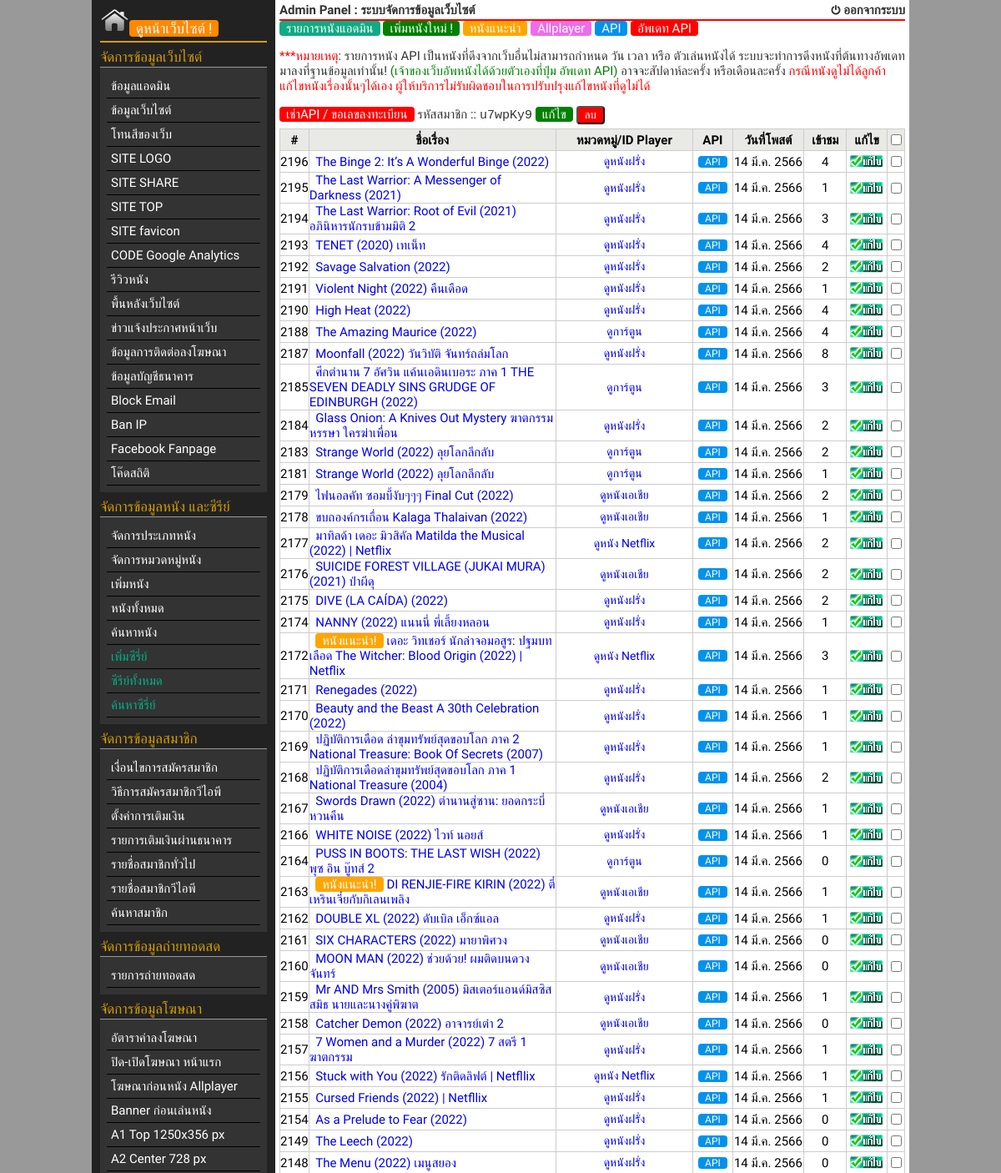
The page /admin_s3/list-admin-movie.php (signed in, upper part) on the database its author committed.
### tables this page shows
CREATE TABLE `register_movie` (
  `id` int(11) NOT NULL AUTO_INCREMENT,
  `register` varchar(20) NOT NULL,
  `host` varchar(200) NOT NULL,
  PRIMARY KEY (`id`)
);

CREATE TABLE `post` (
  `id` int(11) NOT NULL AUTO_INCREMENT,
  `cate_id` smallint(2) NOT NULL,
  `m_id` int(6) NOT NULL,
  `title` varchar(255) NOT NULL,
  `short_detail` varchar(255) NOT NULL,
  `detail` text NOT NULL,
  `img` text NOT NULL,
  `link_youtube` varchar(100) NOT NULL,
  `file_vdo` varchar(100) NOT NULL,
  `post_date` date NOT NULL DEFAULT '0000-00-00',
  `comment` int(2) NOT NULL,
  `view` int(11) NOT NULL,
  `sticky` int(2) NOT NULL,
  `google_drive` text NOT NULL,
  `movie` varchar(10) NOT NULL,
  `tag` int(11) NOT NULL,
  `projection` int(11) NOT NULL,
  `imdb` varchar(11) NOT NULL,
  `link_allplayer` text NOT NULL,
  `link_gdrive` text NOT NULL,
  `meta_tiele` text NOT NULL,
  `meta_description` text NOT NULL,
  `meta_keyword` text NOT NULL,
  `link_m3u8` text NOT NULL,
  `post_update` int(11) NOT NULL,
  PRIMARY KEY (`id`)
);

CREATE TABLE `category` (
  `id` int(2) NOT NULL AUTO_INCREMENT,
  `name` varchar(255) NOT NULL,
  `member_access` int(2) NOT NULL,
  `user_access` int(2) NOT NULL,
  `title` text NOT NULL,
  `description` text NOT NULL,
  `keyword` text NOT NULL,
  PRIMARY KEY (`id`)
);

### function/function.php (called while the page is built, shortened)
<?
function rewrite($url)
	{
		$url=str_replace(" ", "-", $url);
		return $url;
	}
?>

### function/datethai.php (called while the page is built)
<?
function DateThai($strDate)
	{
		$strYear = date("Y",strtotime($strDate))+543;
		$strMonth= date("n",strtotime($strDate));
		$strDay= date("j",strtotime($strDate));
		$strMonthCut = Array("","ม.ค.","ก.พ.","มี.ค.","เม.ย.","พ.ค.","มิ.ย.","ก.ค.","ส.ค.","ก.ย.","ต.ค.","พ.ย.","ธ.ค.");
		$strMonthThai=$strMonthCut[$strMonth];
		return "$strDay $strMonthThai $strYear";
	}
?>

### admin_s3/list-admin-movie.php (the view, shortened to what this page needs)
<?php session_start();
include "../inc/config.inc.php";
include "../function/datethai.php";
include "../function/function.php";
    $check_u="select * from register_movie order by id desc limit 1";
    $check_q=mysqli_query($con_db, $check_u);
    $rpre = mysqli_fetch_assoc($check_q);
?>
<!DOCTYPE html PUBLIC "-//W3C//DTD XHTML 1.0 Transitional//EN" "http://www.w3.org/TR/xhtml1/DTD/xhtml1-transitional.dtd">
<html xmlns="http://www.w3.org/1999/xhtml">
<head>
<link rel='stylesheet' type='text/css' href='styles.css' />
</head>
<body>
<table width="980" border="0" align="center" cellpadding="0" cellspacing="0">
  <tr>
    <td width="220" align="center" valign="top" bgcolor="#222222"><? include "menu.php"; ?></td>
    <td width="760" align="center" valign="top" bgcolor="#FFFFFF"><table width="750" border="0" align="center" cellpadding="0" cellspacing="0">
      <tr>
        <td height="25" style="border-bottom:2px solid #FF0000;"><table width="750" border="0" align="center" cellpadding="0" cellspacing="0">
          <tr>
            <td width="500"><table width="500" border="0" align="center" cellpadding="0" cellspacing="0">
              <tr>
                <td align="left" id="font-main" style="font-weight:bold; color:#333333;">Admin Panel : ระบบจัดการข้อมูลเว็บไซต์ </td>
              </tr>
            </table></td>
            <td width="250"><table width="250" border="0" align="center" cellpadding="0" cellspacing="0">
              <tr>
                <td width="175" align="right"><img src="img/Power-Shutdown.png" width="16" height="16" /></td>
                <td width="75" align="right" id="font-main"><a href="logout.php" style="font-weight:bold; color:#333333;">ออกจากระบบ</a></td>
              </tr>
            </table>
              </td>
          </tr>
        </table></td>
      </tr>
      <tr>
        <td><table width="750" border="0" align="center" cellpadding="0" cellspacing="0">
            <tr>
              <td height="25" align="left" id="font-main" style="color:#333333;"><p>
  <a href="list-admin-movie.php"class="w3-tag"style="background-color: #0fab84;"> รายการหนังแอดมิน</a>
  <a href="add-movie.php"><span class="w3-tag"style="background-color: green;">เพิ่มหนังใหม่ !</span></a>
  <a href="list-hot-movie.php" class="w3-tag"style="background-color: orange;">หนังแนะนำ</a>
  <a href="list-allplayer-movie.php" class="w3-tag"style="background-color: #ed6deb;">Allplayer</a>
  <a href="list-api-movie.php" class="w3-tag"style="background-color: #0092ed;">API</a>
                    <? if($rpre['host']!='' and $rpre['register']!='null'){ ?>
                        <a href="update_movie.php" class="w3-tag" style="background-color: red;">อัพเดท API</a>
                    <? }else{?>
                        <a href="#" class="w3-tag" style="background-color: red;" disabled>อัพเดท API</a>
                    <? }
                    ?>
                <p>
<span style="color: red;">***หมายเหตุ</span>: รายการหนัง API เป็นหนังที่ดึงจากเว็บอื่นไม่สามารถกำหนด วัน เวลา หรือ ตัวเล่นหนังได้ ระบบจะทำการดึงหนังที่ต้นทางอัพเดทมาลงที่ฐานข้อมูลเท่านั้น! <span style="color:green;">(เจ้าของเว็บอัพหนังได้ด้วยตัวเองที่ปุ่ม อัพเดท API) </span> อาจจะสัปดาห์ละครั้ง หรือเดือนละครั้ง <span style="color: red;">กรณีหนังดูไม่ได้ลูกค้าแก้ไขหนังเรื่องนั้นๆได้เอง ผู้ให้บริการไม่รับผิดชอบในการปรับปรุงแก้ไขหนังที่ดูไม่ได้</span></p>
<a href="https://line.me/ti/p/@dxk4743k"target="_blank"class="w3-tag" style="background-color: red;">เช่าAPI / ขอเลขลงทะเบียน</a>
<? if($rpre['host']!='' and $rpre['register']!='null'){ ?>
รหัสสมาชิก :: <code><? echo $rpre['register'];?></code> <a href="list-admin-movie.php?edit_register=<? echo $rpre['id'];?>"class="w3-tag" style="background-color: green;">แก้ไข </a> <button type="button" class="w3-tag" onClick="window.location='list-admin-movie.php?del_register=<? echo $rpre['id'];?>'" style="background-color: red;">ลบ</button>
                        <?} if(isset($_GET['edit_register'])){?>
                            <p>
                            <div class="container-fluid">
                                <form action="update_movie.php?up_register=<? echo $_GET['edit_register'];?>" role="form" method="post" enctype="multipart/form-data">
                                    <div class="col-lg-6 form-group">
                                        <div class="input-group">
                                            <input type="text" class="form-control" name="register" placeholder="รหัสสมาชิกอัพเดท API" value="<? echo $rpre['register'];?>" required>
                                            <span class="input-group-addon"><span class="glyphicon glyphicon-asterisk"></span></span>
                                        </div>
                                    </div>
                                    <div class="col-lg-6 form-group">
                                        <input type="submit" name="submit" id="submit" value="ลงทะเบียน API" class="btn btn-success">
                                    </div>
                                </form>
                            </div>
                            </p>
                        <? } if($rpre['register']=='null'){ ?>
                            <p>
                            <div class="container-fluid">
                                <form action="update_movie.php?up_register=<? echo $rpre['id'];?>" role="form" method="post" enctype="multipart/form-data">
                                    <div class="col-lg-6 form-group">
                                        <div class="input-group">
                                            <input type="text" class="form-control" name="register" placeholder="รหัสสมาชิกอัพเดท API" required>
                                            <span class="input-group-addon"><span class="glyphicon glyphicon-asterisk"></span></span>
                                        </div>
                                    </div>
                                    <div class="col-lg-6 form-group">
                                        <input type="submit" name="submit" id="submit" value="ลงทะเบียน API" class="btn btn-success">
                                    </div>
                                </form>
                            </div>
                            </p>
                        <? } ?>
              </td>
            </tr>
            <tr>
              <td align="center"><form action="del-admin-movie.php" method="post" name="frmMain" id="frmMain" onsubmit="return onDelete();">
                <table width="750" border="0" align="center" cellpadding="0" cellspacing="0">
                  <tr>
                    <td align="center"><table width="100%" border="0" align="center" cellpadding="0" cellspacing="0">
                      <tr>
                        <td height="5"></td>
                      </tr>
                    </table>
                      <table width="750" border="0" align="center" cellpadding="0" cellspacing="1" bgcolor="#CCCCCC">
                        <tr>
                          <td width="20" height="25" align="center" bgcolor="#E9E9E6" style=" font-size:15px; font-weight:bold;">#</td>
                          <td width="350" height="25" align="center" bgcolor="#E9E9E6" style=" font-size:15px; font-weight:bold;">ชื่อเรื่อง</td>
                          <td width="150" height="25" align="center" bgcolor="#E9E9E6" style=" font-size:15px; font-weight:bold;">หมวดหมู่/ID Player</td>
                          <td width="50" height="25" align="center" bgcolor="#E9E9E6" style=" font-size:15px; font-weight:bold;">API</td>
                          <td width="100" height="25" align="center" bgcolor="#E9E9E6" style=" font-size:15px; font-weight:bold;">วันที่โพสต์</td>
                          <td width="60" height="25" align="center" bgcolor="#E9E9E6" style=" font-size:15px; font-weight:bold;">เข้าชม</td>
                          <td width="50" height="25" align="center" bgcolor="#E9E9E6" style=" font-size:15px; font-weight:bold;">แก้ไข</td>
                          <td width="20" height="25" align="center" bgcolor="#E9E9E6"><input name="CheckAll" type="checkbox" id="CheckAll" value="Y" onclick="ClickCheckAll(this);" /></td>
                        </tr>
<?php
$q="SELECT id, cate_id, title, post_date, view, sticky, movie, link_allplayer, link_m3u8 FROM `post` WHERE m_id='$_SESSION[m_id]' and google_drive <> 'series' ";
$q.=" ORDER BY id DESC ";
$e_page=100;
$q.=" LIMIT ".$_GET['s_page'].",$e_page";
$qr=mysqli_query($con_db, $q);
		$i = 0;
		while($objResult = mysqli_fetch_row($qr)){
		$posturl=rewrite($objResult[2]);
		$i++;
		$scate="SELECT name FROM `category` WHERE id='$objResult[1]'";
		$recate=mysqli_query($con_db, $scate) or die("ERROR $scate");
		$rcate=mysqli_fetch_row($recate);
		$urlcate=rewrite($rcate[0]);
?>
                        <tr>
                          <td width="20" height="25" align="center" bgcolor="#FFFFFF" style=" font-size:15px;"><?=$objResult[0];?></td>
                          <td width="300" height="25" align="left" bgcolor="#FFFFFF" style=" font-size:15px;">&nbsp;&nbsp;<? if($objResult[5]==1){ ?><span style="color:#FF0000;"><span class="w3-tag w3-red"style="background-color: orange;">หนังแนะนำ!</span></span> <? } ?><a href="../post-<?=$objResult[0];?>/<?=$posturl;?>.html" target="_blank"><?=$objResult[2];?></a>  </td>
                          <td width="200" height="25" align="center" bgcolor="#FFFFFF" style=" font-size:14px;"><a href="../cate-<?=$objResult[1];?>/<?=$urlcate;?>" target="_blank"><?=$rcate[0];?></a>
                          </td>
                          <td width="50" height="25" align="center" bgcolor="#FFFFFF" style=" font-size:12px;">
                            <? if($objResult[8]!=""){ ?>
                               <span class="w3-tag"style="background-color: #0092ed;">API</span>
                            <? } ?>
                            </td>
                          <td width="100" height="25" align="center" bgcolor="#FFFFFF" style=" font-size:15px;"><?=DateThai($objResult[3]);?>
                          </td>
                          <td width="60" height="25" align="center" bgcolor="#FFFFFF" style=" font-size:15px;"><?=$objResult[4];?></td>
                          <td width="50" height="25" align="center" bgcolor="#FFFFFF"><a href="edit-movie.php?id=<?=$objResult[0];?>"><img src="images/edit.gif" width="40" height="15" border="0" /></a></td>
                          <td width="20" height="25" align="center" bgcolor="#FFFFFF"><input type="checkbox" name="chkDel[]" id="chkDel<?=$i;?>" value="<?=$objResult[0];?>" /></td>
                        </tr>
                        <? } ?>
                      </table></td>
                  </tr>
                </table>
              </form></td>
            </tr>
          </table></td>
      </tr>
    </table></td>
  </tr>
</table>
</body>
</html>

### rows shown on the page
register_movie: register "u7wpKy9"
post: id "2196", title "The Binge 2: It’s A Wonderful Binge (2022)", category.name "ดูหนังฝรั่ง", shows "API", post_date "14 มี.ค. 2566", view "4"
post: id "2195", title "The Last Warrior: A Messenger of Darkness (2021)", category.name "ดูหนังฝรั่ง", shows "API", post_date "14 มี.ค. 2566", view "1"
post: id "2194", title "The Last Warrior: Root of Evil (2021) อภินิหารนักรบข้ามมิติ 2", category.name "ดูหนังฝรั่ง", shows "API", post_date "14 มี.ค. 2566", view "3"
post: id "2193", title "TENET (2020) เทเน็ท", category.name "ดูหนังฝรั่ง", shows "API", post_date "14 มี.ค. 2566", view "4"
post: id "2192", title "Savage Salvation (2022)", category.name "ดูหนังฝรั่ง", shows "API", post_date "14 มี.ค. 2566", view "2"
post: id "2191", title "Violent Night (2022) คืนเดือด", category.name "ดูหนังฝรั่ง", shows "API", post_date "14 มี.ค. 2566", view "1"
post: id "2190", title "High Heat (2022)", category.name "ดูหนังฝรั่ง", shows "API", post_date "14 มี.ค. 2566", view "4"
post: id "2188", title "The Amazing Maurice (2022)", category.name "ดูการ์ตูน", shows "API", post_date "14 มี.ค. 2566", view "4"
post: id "2187", title "Moonfall (2022) วันวิบัติ จันทร์ถล่มโลก", category.name "ดูหนังฝรั่ง", shows "API", post_date "14 มี.ค. 2566", view "8"
post: id "2185", title "ศึกตำนาน 7 อัศวิน แค้นเอดินเบอระ ภาค 1 THE SEVEN DEADLY SINS GRUDGE OF EDINBURGH (2022)", category.name "ดูการ์ตูน", shows "API", post_date "14 มี.ค. 2566", view "3"
post: id "2184", title "Glass Onion: A Knives Out Mystery ฆาตกรรมหรรษา ใครฆ่าเพื่อน", category.name "ดูหนังฝรั่ง", shows "API", post_date "14 มี.ค. 2566", view "2"
post: id "2183", title "Strange World (2022) ลุยโลกลึกลับ", category.name "ดูการ์ตูน", shows "API", post_date "14 มี.ค. 2566", view "2"
post: id "2181", title "Strange World (2022) ลุยโลกลึกลับ", category.name "ดูการ์ตูน", shows "API", post_date "14 มี.ค. 2566", view "1"
post: id "2179", title "ไฟนอลคัท ซอมบี้งับๆๆๆ Final Cut (2022)", category.name "ดูหนังเอเชีย", shows "API", post_date "14 มี.ค. 2566", view "2"
post: id "2178", title "ขบถองค์กรเถื่อน Kalaga Thalaivan (2022)", category.name "ดูหนังเอเชีย", shows "API", post_date "14 มี.ค. 2566", view "1"
post: id "2177", title "มาทิลด้า เดอะ มิวสิคัล Matilda the Musical (2022) | Netflix", category.name "ดูหนัง Netflix", shows "API", post_date "14 มี.ค. 2566", view "2"
post: id "2176", title "SUICIDE FOREST VILLAGE (JUKAI MURA) (2021) ป่าผีดุ", category.name "ดูหนังเอเชีย", shows "API", post_date "14 มี.ค. 2566", view "2"
post: id "2175", title "DIVE (LA CAÍDA) (2022)", category.name "ดูหนังฝรั่ง", shows "API", post_date "14 มี.ค. 2566", view "2"
post: id "2174", title "NANNY (2022) แนนนี่ พี่เลี้ยงหลอน", category.name "ดูหนังฝรั่ง", shows "API", post_date "14 มี.ค. 2566", view "1"
post: id "2172", sticky "หนังแนะนำ!", title "เดอะ วิทเชอร์ นักล่าจอมอสูร: ปฐมบทเลือด The Witcher: Blood Origin (2022) | Netflix", category.name "ดูหนัง Netflix", shows "API", post_date "14 มี.ค. 2566", view "3"
post: id "2171", title "Renegades (2022)", category.name "ดูหนังฝรั่ง", shows "API", post_date "14 มี.ค. 2566", view "1"
post: id "2170", title "Beauty and the Beast A 30th Celebration (2022)", category.name "ดูหนังฝรั่ง", shows "API", post_date "14 มี.ค. 2566", view "1"
post: id "2169", title "ปฏิบัติการเดือด ล่าขุมทรัพย์สุดขอบโลก ภาค 2 National Treasure: Book Of Secrets (2007)", category.name "ดูหนังฝรั่ง", shows "API", post_date "14 มี.ค. 2566", view "1"
post: id "2168", title "ปฏิบัติการเดือดล่าขุมทรัพย์สุดขอบโลก ภาค 1 National Treasure (2004)", category.name "ดูหนังฝรั่ง", shows "API", post_date "14 มี.ค. 2566", view "2"
post: id "2167", title "Swords Drawn (2022) ตำนานสู่ซาน: ยอดกระบี่หวนคืน", category.name "ดูหนังเอเชีย", shows "API", post_date "14 มี.ค. 2566", view "1"
post: id "2166", title "WHITE NOISE (2022) ไวท์ นอยส์", category.name "ดูหนังฝรั่ง", shows "API", post_date "14 มี.ค. 2566", view "1"
post: id "2164", title "PUSS IN BOOTS: THE LAST WISH (2022) พุซ อิน บู๊ทส์ 2", category.name "ดูการ์ตูน", shows "API", post_date "14 มี.ค. 2566", view "0"
post: id "2163", sticky "หนังแนะนำ!", title "DI RENJIE-FIRE KIRIN (2022) ตี๋เหรินเจี๋ยกับกิเลนเพลิง", category.name "ดูหนังเอเชีย", shows "API", post_date "14 มี.ค. 2566", view "1"
post: id "2162", title "DOUBLE XL (2022) ดับเบิล เอ็กซ์แอล", category.name "ดูหนังฝรั่ง", shows "API", post_date "14 มี.ค. 2566", view "1"
post: id "2161", title "SIX CHARACTERS (2022) มายาพิศวง", category.name "ดูหนังเอเชีย", shows "API", post_date "14 มี.ค. 2566", view "0"
post: id "2160", title "MOON MAN (2022) ช่วยด้วย! ผมติดบนดวงจันทร์", category.name "ดูหนังเอเชีย", shows "API", post_date "14 มี.ค. 2566", view "0"
post: id "2159", title "Mr AND Mrs Smith (2005) มิสเตอร์แอนด์มิสซิสสมิธ นายและนางคู่พิฆาต", category.name "ดูหนังฝรั่ง", shows "API", post_date "14 มี.ค. 2566", view "1"
post: id "2158", title "Catcher Demon (2022) อาจารย์เต๋า 2", category.name "ดูหนังเอเชีย", shows "API", post_date "14 มี.ค. 2566", view "0"
post: id "2157", title "7 Women and a Murder (2022) 7 สตรี 1 ฆาตกรรม", category.name "ดูหนังฝรั่ง", shows "API", post_date "14 มี.ค. 2566", view "1"
post: id "2156", title "Stuck with You (2022) รักติดลิฟต์ | Netfllix", category.name "ดูหนัง Netflix", shows "API", post_date "14 มี.ค. 2566", view "1"
post: id "2155", title "Cursed Friends (2022) | Netfllix", category.name "ดูหนังฝรั่ง", shows "API", post_date "14 มี.ค. 2566", view "1"
post: id "2154", title "As a Prelude to Fear (2022)", category.name "ดูหนังฝรั่ง", shows "API", post_date "14 มี.ค. 2566", view "0"
post: id "2149", title "The Leech (2022)", category.name "ดูหนังฝรั่ง", shows "API", post_date "14 มี.ค. 2566", view "0"
post: id "2148", title "The Menu (2022) เมนูสยอง", category.name "ดูหนังฝรั่ง", shows "API", post_date "14 มี.ค. 2566", view "0"
